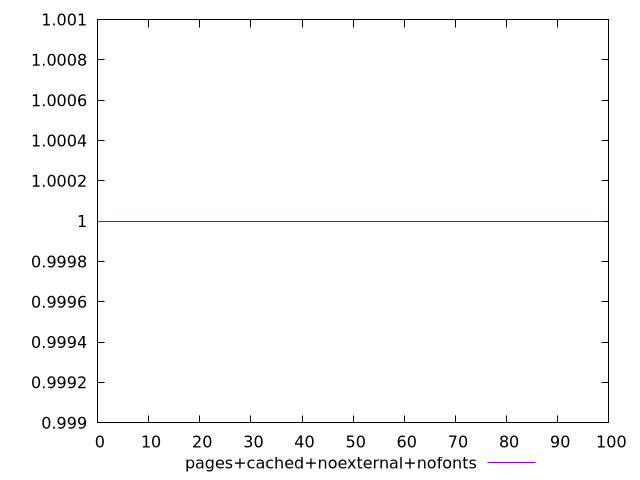

This chart was generated by the following gnuplot code:
$_pagesCachedNoexternalNofonts <<EOF
1
1
1
1
1
1
1
1
1
1
1
1
1
1
1
1
1
1
1
1
1
1
1
1
1
1
1
1
1
1
1
1
1
1
1
1
1
1
1
1
1
1
1
1
1
1
1
1
1
1
1
1
1
1
1
1
1
1
1
1
1
1
1
1
1
1
1
1
1
1
1
1
1
1
1
1
1
1
1
1
1
1
1
1
1
1
1
1
1
1
1
1
1
1
1
1
1
1
1
1
EOF
set key outside below
set terminal pngcairo
set output "report_00005_2020-11-02T22-26-11.212Z/unused-css-rules/pages+cached+noexternal+nofonts//score.png"
set yrange [0.999:1.001]
plot $_pagesCachedNoexternalNofonts title "pages+cached+noexternal+nofonts" with line ,
